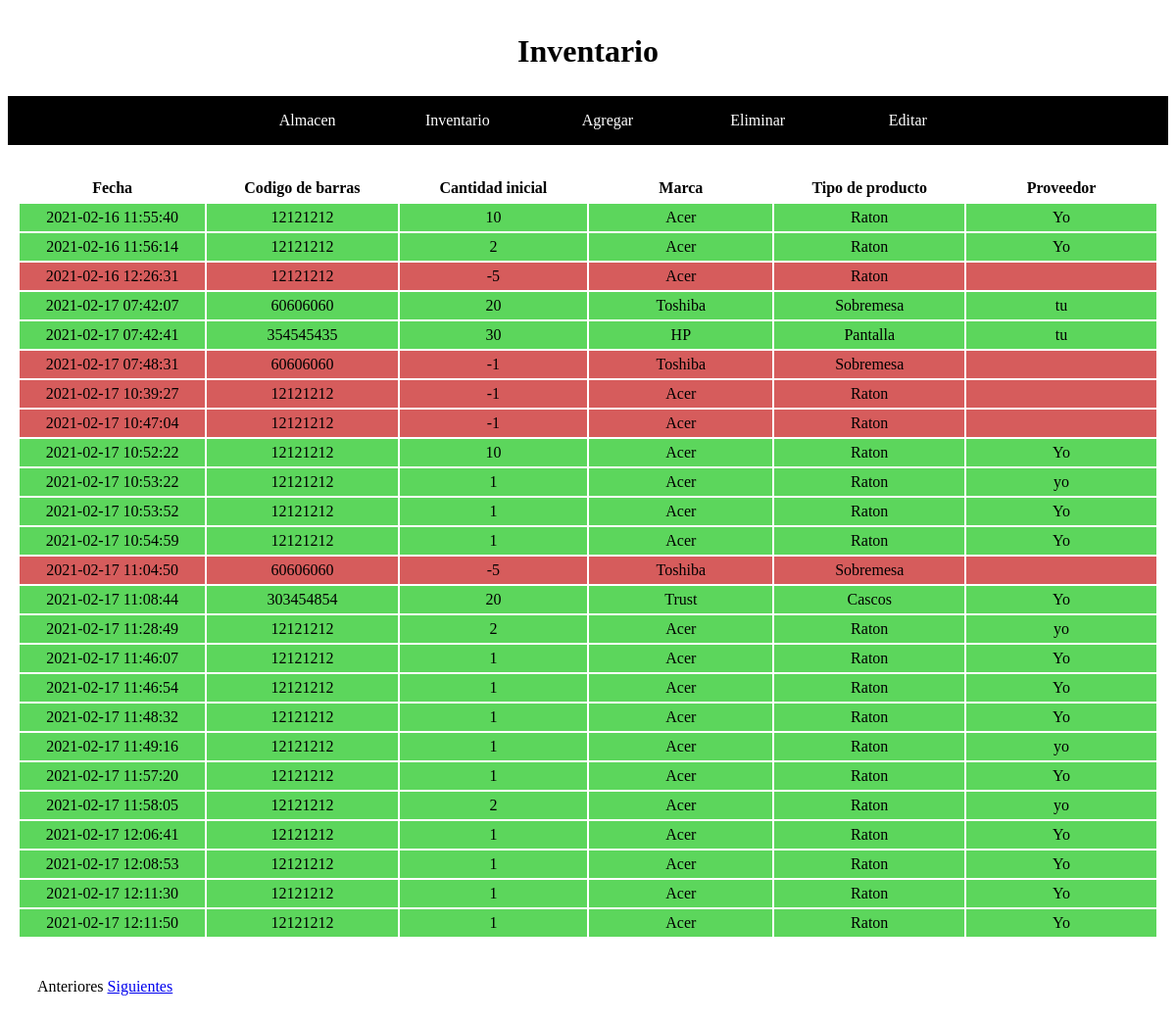
The app's page /inventario.php with its own data.
### tables this page shows
CREATE TABLE "Inventario" (
	"CodigoDeBarras"	varchar(25) NOT NULL,
	"CantidadInicial"	INTEGER NOT NULL DEFAULT '1',
	"Proveedor"	TEXT,
	"fecha"	TIMESTAMP DEFAULT CURRENT_TIMESTAMP
);

CREATE TABLE "Recordar" (
	"CodigoDeBarras"	varchar(35) NOT NULL,
	"Descripcion"	varchar(100),
	"FotoP"	varchar(100) DEFAULT 'Sinfoto.png',
	"Minimo"	int DEFAULT 10,
	"Maximo"	int DEFAULT 20,
	"Marca"	varchar(35),
	"TipoDeProducto"	varchar(35)
);

### inventario.php (the view, shortened to what this page needs)
<?php
    if (isset($_REQUEST['pos']))
        $inicio=$_REQUEST['pos'];
    else
        $inicio=0;
?>
<!DOCTYPE html>
<html>
<head>
    <link rel="stylesheet" href="./estilo.css">
</head>
<body>
<header><h1 style={position:relative}>Inventario</h1></header>
<nav>
    <ul>
        <li><a href="./almacen.php"> Almacen </a></li>
        <li><a href="./inventario.php"> Inventario </a></li>
        <li><a href="./insertar.php"> Agregar </a></li>
        <li><a href="./eliminar.php"> Eliminar </a></li>
        <li><a href="./editar.php"> Editar </a></li>
    </ul>
</nav>
<?php
    $bd = new MiBD();
    $resultado = $bd->query("SELECT * FROM Inventario limit $inicio,25") or die("Problemas en el select:".mysqli_error($bd));
    echo "<table>";
    echo "<tr>";
    echo "<th> Fecha </th>";
    echo "<th> Codigo de barras </th>";
    echo "<th> Cantidad inicial </th>";
    echo "<th> Marca </th>";
    echo "<th> Tipo de producto </th>";
    echo "<th> Proveedor </th>";
    echo "</tr>";
    echo "<br>";
    $impresos=0;
    while ($row = $resultado->fetchArray()) {
        $impresos++;
        $MarcaP = $bd->query("SELECT Marca FROM Recordar WHERE CodigoDeBarras='$row[0]'") or die("Problemas en el select:".mysqli_error($bd));
        $MarcaP2 = $MarcaP-> fetchArray();
        $TipoP = $bd->query("SELECT TipoDeProducto FROM Recordar WHERE CodigoDeBarras='$row[0]'") or die("Problemas en el select:".mysqli_error($bd));
        $TipoP2 = $TipoP-> fetchArray();
        if ($row[1] < 0){
            echo "<tr class='CantRojo'>";
        }
        else{
            echo "<tr class='CantVerde'>";
        }
        echo "<td> $row[3] </td>";
        echo "<td> $row[0] </td>";
        echo "<td> $row[1] </td>";
        echo "<td> $MarcaP2[0] </td>";
        echo "<td> $TipoP2[0] </td>";
        echo "<td> $row[2] </td>";
        echo "</tr>";
    }
    echo "</table>";
    if ($inicio==0)
        echo "<div class='pagin'> Anteriores ";
    else
    {
        $anterior=$inicio-25;
        echo "<div class='pagin'> <a href=\"inventario.php?pos=$anterior\">Anteriores </a>";
    }
    if($impresos==25)
    {
        $proximo=$inicio+25;
        echo "<a href=\"inventario.php?pos=$proximo\">Siguientes</a> </div>";
    }
    else
        echo "Siguientes </div>";
?>
</body>
</html>

### estilo.css (style rules this page uses)
header { position:relative; margin:auto; text-align:center; padding:5px; }
nav { position:relative; margin:auto; width:100%; height:auto; background:black; }
nav ul { position:relative; margin:auto; width:70%; text-align: center; }
nav ul li { display:inline-block; width:18%; line-height:50px; list-style: none; }
nav ul li a { color:white; text-decoration: none; }
table { position: relative; margin: auto; text-align: center; padding: 10px; }
th, td { padding: 5px; width: 240px; }
.CantRojo { background-color: hsl(0, 60%, 60%); }
.CantVerde { background-color: hsl(120, 60%, 60%); }
.pagin { padding: 30px; }

### records on screen
inventario: fecha "2021-02-16 11:55:40", CodigoDeBarras "12121212", CantidadInicial "10", recordar.Marca "Acer", recordar.TipoDeProducto "Raton", Proveedor "Yo"
inventario: fecha "2021-02-16 11:56:14", CodigoDeBarras "12121212", CantidadInicial "2", recordar.Marca "Acer", recordar.TipoDeProducto "Raton", Proveedor "Yo"
inventario: fecha "2021-02-16 12:26:31", CodigoDeBarras "12121212", CantidadInicial "-5", recordar.Marca "Acer", recordar.TipoDeProducto "Raton"
inventario: fecha "2021-02-17 07:42:07", CodigoDeBarras "60606060", CantidadInicial "20", recordar.Marca "Toshiba", recordar.TipoDeProducto "Sobremesa", Proveedor "tu"
inventario: fecha "2021-02-17 07:42:41", CodigoDeBarras "354545435", CantidadInicial "30", recordar.Marca "HP", recordar.TipoDeProducto "Pantalla", Proveedor "tu"
inventario: fecha "2021-02-17 07:48:31", CodigoDeBarras "60606060", CantidadInicial "-1", recordar.Marca "Toshiba", recordar.TipoDeProducto "Sobremesa"
inventario: fecha "2021-02-17 10:39:27", CodigoDeBarras "12121212", CantidadInicial "-1", recordar.Marca "Acer", recordar.TipoDeProducto "Raton"
inventario: fecha "2021-02-17 10:47:04", CodigoDeBarras "12121212", CantidadInicial "-1", recordar.Marca "Acer", recordar.TipoDeProducto "Raton"
inventario: fecha "2021-02-17 10:52:22", CodigoDeBarras "12121212", CantidadInicial "10", recordar.Marca "Acer", recordar.TipoDeProducto "Raton", Proveedor "Yo"
inventario: fecha "2021-02-17 10:53:22", CodigoDeBarras "12121212", CantidadInicial "1", recordar.Marca "Acer", recordar.TipoDeProducto "Raton", Proveedor "yo"
inventario: fecha "2021-02-17 10:53:52", CodigoDeBarras "12121212", CantidadInicial "1", recordar.Marca "Acer", recordar.TipoDeProducto "Raton", Proveedor "Yo"
inventario: fecha "2021-02-17 10:54:59", CodigoDeBarras "12121212", CantidadInicial "1", recordar.Marca "Acer", recordar.TipoDeProducto "Raton", Proveedor "Yo"
inventario: fecha "2021-02-17 11:04:50", CodigoDeBarras "60606060", CantidadInicial "-5", recordar.Marca "Toshiba", recordar.TipoDeProducto "Sobremesa"
inventario: fecha "2021-02-17 11:08:44", CodigoDeBarras "303454854", CantidadInicial "20", recordar.Marca "Trust", recordar.TipoDeProducto "Cascos", Proveedor "Yo"
inventario: fecha "2021-02-17 11:28:49", CodigoDeBarras "12121212", CantidadInicial "2", recordar.Marca "Acer", recordar.TipoDeProducto "Raton", Proveedor "yo"
inventario: fecha "2021-02-17 11:46:07", CodigoDeBarras "12121212", CantidadInicial "1", recordar.Marca "Acer", recordar.TipoDeProducto "Raton", Proveedor "Yo"
inventario: fecha "2021-02-17 11:46:54", CodigoDeBarras "12121212", CantidadInicial "1", recordar.Marca "Acer", recordar.TipoDeProducto "Raton", Proveedor "Yo"
inventario: fecha "2021-02-17 11:48:32", CodigoDeBarras "12121212", CantidadInicial "1", recordar.Marca "Acer", recordar.TipoDeProducto "Raton", Proveedor "Yo"
inventario: fecha "2021-02-17 11:49:16", CodigoDeBarras "12121212", CantidadInicial "1", recordar.Marca "Acer", recordar.TipoDeProducto "Raton", Proveedor "yo"
inventario: fecha "2021-02-17 11:57:20", CodigoDeBarras "12121212", CantidadInicial "1", recordar.Marca "Acer", recordar.TipoDeProducto "Raton", Proveedor "Yo"
inventario: fecha "2021-02-17 11:58:05", CodigoDeBarras "12121212", CantidadInicial "2", recordar.Marca "Acer", recordar.TipoDeProducto "Raton", Proveedor "yo"
inventario: fecha "2021-02-17 12:06:41", CodigoDeBarras "12121212", CantidadInicial "1", recordar.Marca "Acer", recordar.TipoDeProducto "Raton", Proveedor "Yo"
inventario: fecha "2021-02-17 12:08:53", CodigoDeBarras "12121212", CantidadInicial "1", recordar.Marca "Acer", recordar.TipoDeProducto "Raton", Proveedor "Yo"
inventario: fecha "2021-02-17 12:11:30", CodigoDeBarras "12121212", CantidadInicial "1", recordar.Marca "Acer", recordar.TipoDeProducto "Raton", Proveedor "Yo"
inventario: fecha "2021-02-17 12:11:50", CodigoDeBarras "12121212", CantidadInicial "1", recordar.Marca "Acer", recordar.TipoDeProducto "Raton", Proveedor "Yo"
